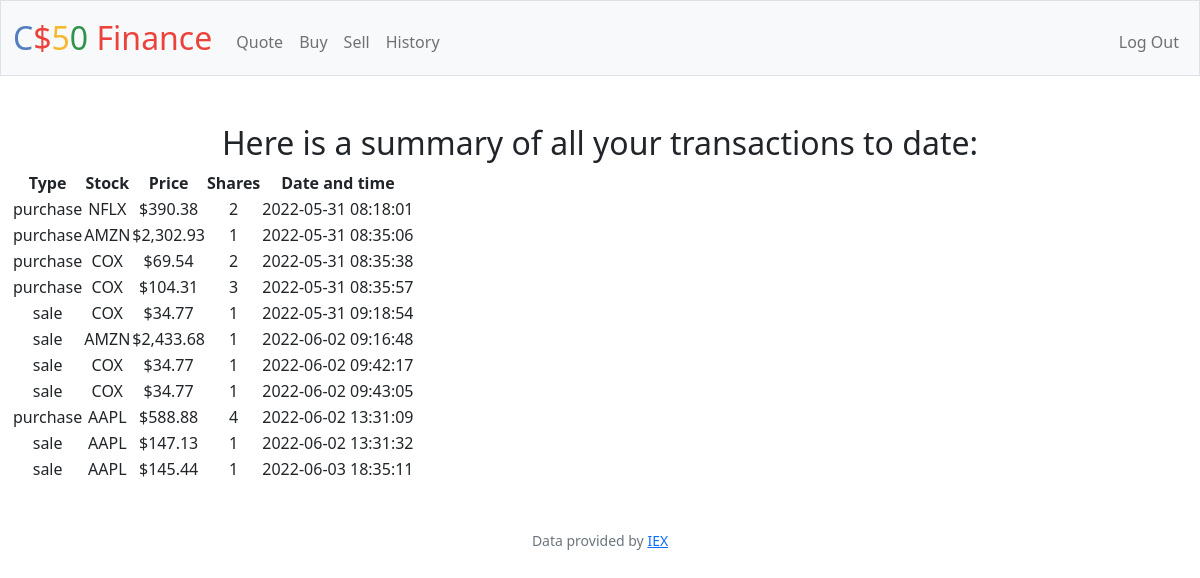
Page /history (signed in) on the earlier database version.
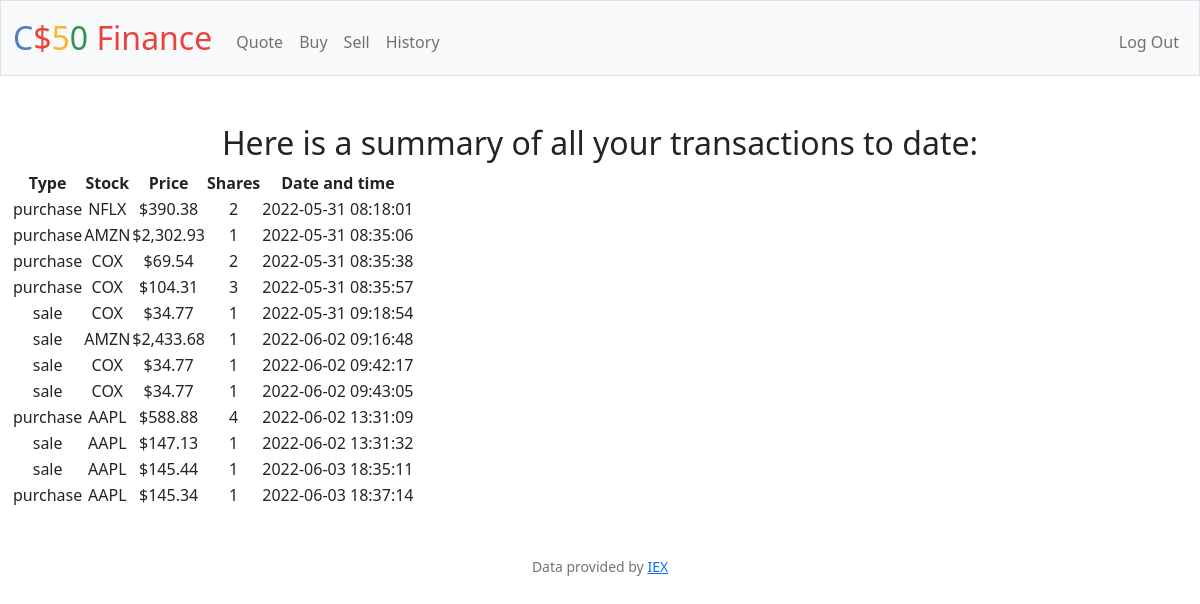
Same page on the later database version.
### tables this page shows
CREATE TABLE transactions (transaction_id INTEGER PRIMARY KEY AUTOINCREMENT NOT NULL, type TEXT NOT NULL, stock TEXT NOT NULL, price FLOAT NOT NULL, shares INTEGER NOT NULL, time DATETIME, user_id);

### app.py (the view)
@app.route("/history")
@login_required
def history():                                  #6
    transactions = db.execute("SELECT type, stock, price, shares, time FROM transactions WHERE user_id = ?", session["user_id"])
    return render_template("history.html", transactions=transactions)

### app.py (called while the page is built)
@app.after_request
def after_request(response):
    response.headers["Cache-Control"] = "no-cache, no-store, must-revalidate"
    response.headers["Expires"] = 0
    response.headers["Pragma"] = "no-cache"
    return response

### helpers.py (called while the page is built)
def login_required(f):
    @wraps(f)
    def decorated_function(*args, **kwargs):
        if session.get("user_id") is None:
            return redirect("/login")
        return f(*args, **kwargs)
    return decorated_function

def usd(value):
    return f"${value:,.2f}"

### templates/history.html (shortened to what this page needs)
{% extends "layout.html" %}
{% block main %}
    <h2>Here is a summary of all your transactions to date:</h2>
        <table>
            <thead>
                <tr>
                    <th>Type</th>
                    <th>Stock</th>
                    <th>Price</th>
                    <th>Shares</th>
                    <th>Date and time</th>
                </tr>
            </thead>
            <tbody>
                {% for item in transactions %}
                    <tr>
                        <td>{{ item["type"] }}</td>
                        <td>{{ item["stock"] }}</td>
                        <td>{{ item["price"] | usd }}</td>
                        <td>{{ item["shares"] }}</td>
                        <td>{{ item["time"] }}</td>
                    </tr>
                {% endfor %}
            </tbody>
        </table>
{% endblock %}

### templates/layout.html (shortened to what this page needs)
<!DOCTYPE html>
<html lang="en">
    <head>
        <link href="https://cdn.jsdelivr.net/npm/bootstrap@5.1.3/dist/css/bootstrap.min.css" rel="stylesheet">
        <link href="/static/styles.css" rel="stylesheet">
    </head>
    <body>
        <nav class="bg-light border navbar navbar-expand-md navbar-light">
            <div class="container-fluid">
                <a class="navbar-brand" href="/"><span class="blue">C</span><span class="red">$</span><span class="yellow">5</span><span class="green">0</span> <span class="red">Finance</span></a>
                <div class="collapse navbar-collapse" id="navbar">
                    {% if session["user_id"] %}
                        <ul class="navbar-nav me-auto mt-2">
                            <li class="nav-item"><a class="nav-link" href="/quote">Quote</a></li>
                            <li class="nav-item"><a class="nav-link" href="/buy">Buy</a></li>
                            <li class="nav-item"><a class="nav-link" href="/sell">Sell</a></li>
                            <li class="nav-item"><a class="nav-link" href="/history">History</a></li>
                        </ul>
                        <ul class="navbar-nav ms-auto mt-2">
                            <li class="nav-item"><a class="nav-link" href="/logout">Log Out</a></li>
                        </ul>
                    {% else %}
                        <ul class="navbar-nav ms-auto mt-2">
                            <li class="nav-item"><a class="nav-link" href="/register">Register</a></li>
                            <li class="nav-item"><a class="nav-link" href="/login">Log In</a></li>
                        </ul>
                    {% endif %}
                </div>
            </div>
        </nav>
        <main class="container-fluid py-5 text-center">
            {% block main %}{% endblock %}
        </main>
        <footer class="mb-5 small text-center text-muted">
            Data provided by <a href="https://iexcloud.io/">IEX</a>
        </footer>
    </body>
</html>

### static/styles.css (style rules this page uses)
nav .navbar-brand { font-size: xx-large; }
nav .navbar-brand .blue { color: #537fbe; }
nav .navbar-brand .red { color: #ea433b; }
nav .navbar-brand .yellow { color: #f5b82e; }
nav .navbar-brand .green { color: #2e944b; }

Differences in the rows shown:
added transactions: type "purchase", stock "AAPL", price "$145.34", shares "1", time "2022-06-03 18:37:14"
